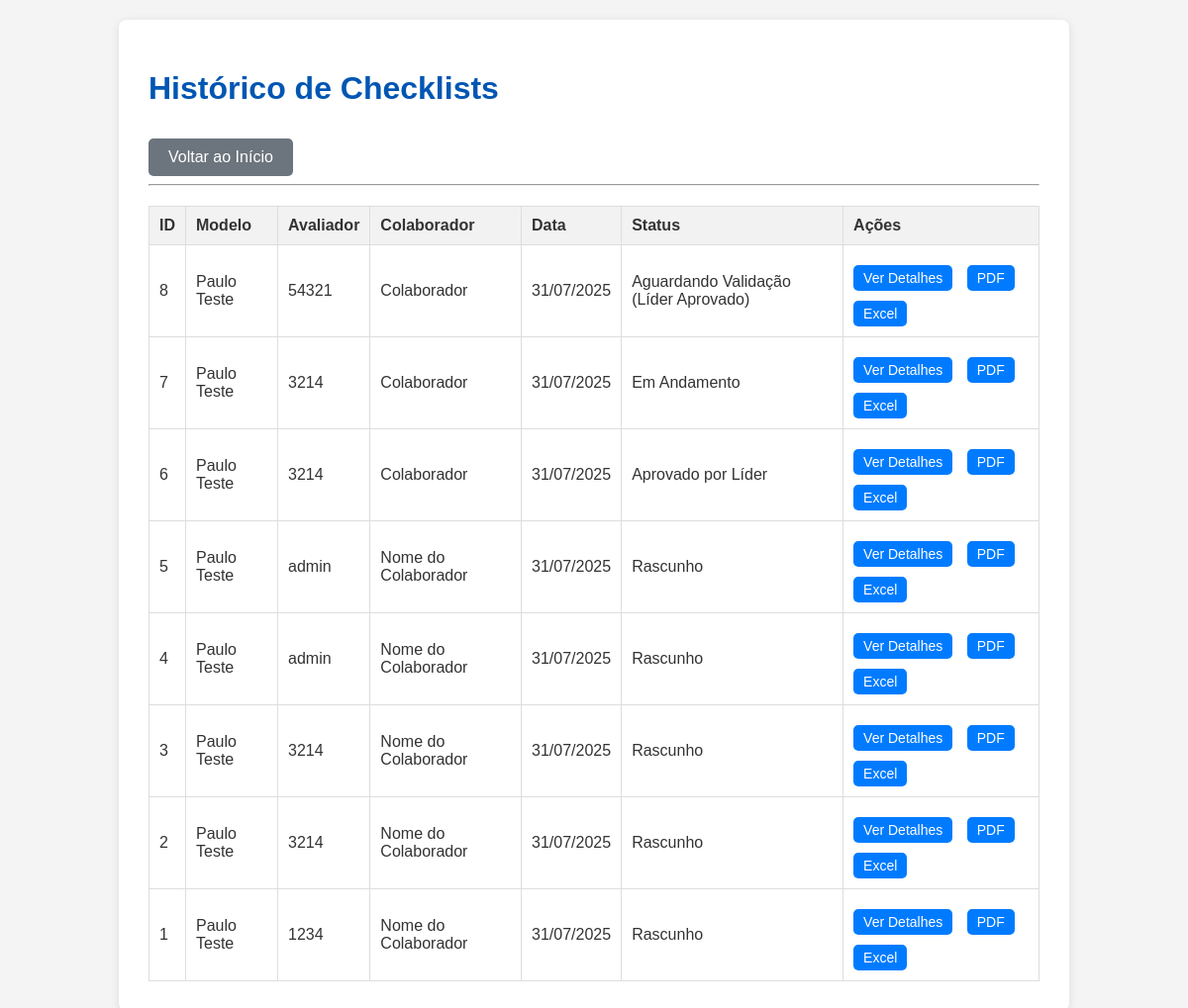
Page /historico (signed in) on the earlier database version.
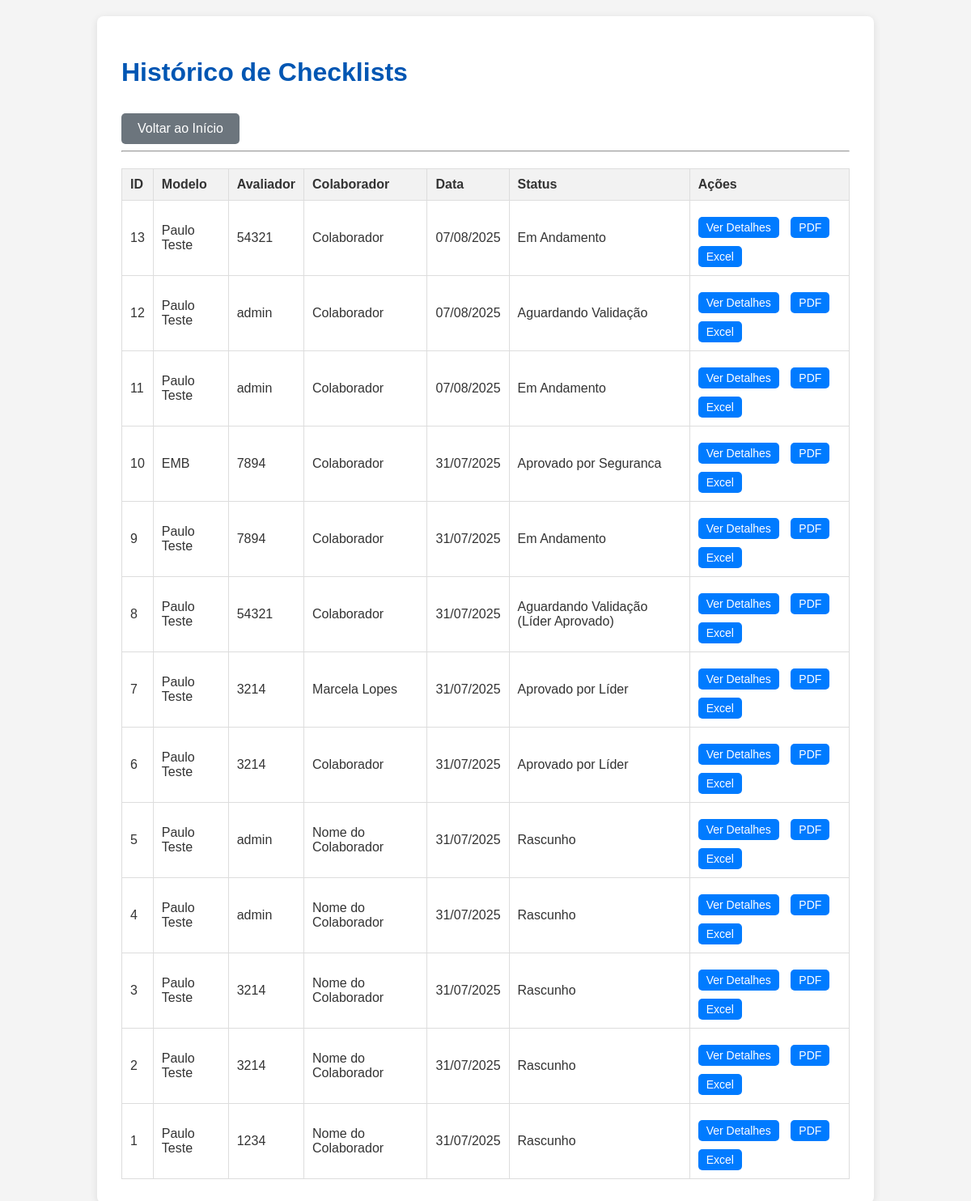
Same page on the later database version.
### models.py (models this page shows, shortened)
class Checklist(db.Model):
    id = db.Column(db.Integer, primary_key=True)
    template_id = db.Column(db.Integer, db.ForeignKey('checklist_template.id', name='fk_checklist_template'), nullable=False) # Named constraint
    created_by_user_id = db.Column(db.Integer, db.ForeignKey('user.id', name='fk_checklist_creator'), nullable=True) # Named constraint
    evaluator_user_id = db.Column(db.Integer, db.ForeignKey('user.id', name='fk_checklist_evaluator'), nullable=True) # Named constraint
    evaluated_employee_name = db.Column(db.String(100), nullable=False)
    employee_matricula = db.Column(db.String(50), nullable=True)
    employee_position = db.Column(db.String(100), nullable=True)
    shift = db.Column(db.String(50), nullable=False)
    area = db.Column(db.String(100), nullable=False)
    training_date = db.Column(db.Date, nullable=False, default=datetime.utcnow().date())
    training_coach = db.Column(db.String(100), nullable=False)
    training_load_hours = db.Column(db.String(50), nullable=True)
    training_process_desc = db.Column(db.Text, nullable=True)
    start_datetime = db.Column(db.DateTime, nullable=True)
    end_datetime = db.Column(db.DateTime, nullable=True)
    current_status = db.Column(db.String(50), default='Rascunho', nullable=False)
    saved_partially = db.Column(db.Boolean, default=True)
    evaluator_signature_data = db.Column(db.LargeBinary, nullable=True)
    evaluator_signature_name = db.Column(db.String(100), nullable=True)
    evaluator_signature_datetime = db.Column(db.DateTime, nullable=True)
    created_at = db.Column(db.DateTime, default=datetime.utcnow)
    updated_at = db.Column(db.DateTime, default=datetime.utcnow, onupdate=datetime.utcnow)
    answers = db.relationship('ChecklistAnswer', backref='checklist', lazy=True)
    validation_logs = db.relationship('ValidationLog', backref='checklist', lazy=True)

class ChecklistTemplate(db.Model):
    id = db.Column(db.Integer, primary_key=True)
    name = db.Column(db.String(200), nullable=False, unique=True)
    description = db.Column(db.Text, nullable=True)
    sector = db.Column(db.String(100), nullable=False)
    is_active = db.Column(db.Boolean, default=True)
    created_at = db.Column(db.DateTime, default=datetime.utcnow)
    updated_at = db.Column(db.DateTime, default=datetime.utcnow, onupdate=datetime.utcnow)
    items = db.relationship('ChecklistItemTemplate', backref='template', lazy=True, order_by='ChecklistItemTemplate.order_index')
    checklists = db.relationship('Checklist', backref='template', lazy=True)

class User(db.Model, UserMixin):
    id = db.Column(db.Integer, primary_key=True)
    username = db.Column(db.String(80), unique=True, nullable=False)
    email = db.Column(db.String(120), unique=True, nullable=False)
    password_hash = db.Column(db.String(128), nullable=False)
    role_id = db.Column(db.Integer, db.ForeignKey('role.id', name='fk_user_role'), nullable=False)  # Named constraint
    is_active = db.Column(db.Boolean, default=True)
    created_at = db.Column(db.DateTime, default=datetime.utcnow)
    checklists_created = db.relationship('Checklist', foreign_keys='Checklist.created_by_user_id', backref='creator', lazy=True)
    checklists_evaluated = db.relationship('Checklist', foreign_keys='Checklist.evaluator_user_id', backref='evaluator', lazy=True)
    validation_logs = db.relationship('ValidationLog', backref='validator', lazy=True)

### routes.py (the view)
@app.route('/historico')
@login_required
def historico():
    checklists = Checklist.query.order_by(Checklist.created_at.desc()).all()
    return render_template('historico.html', checklists=checklists)

### app.py (called while the page is built)
@login_manager.user_loader
def load_user(user_id):
    return User.query.get(int(user_id))

### templates/historico.html (shortened to what this page needs)
<!DOCTYPE html>
<html lang="pt-br">
<head>
    <link rel="stylesheet" href="{{ url_for('static', filename='css/style.css') }}">
</head>
<body>
    <div class="container">
        <header>
            <h1>Histórico de Checklists</h1>
            <a href="{{ url_for('index') }}" class="button secondary">Voltar ao Início</a>
        </header>
        <hr>
        {% if checklists %}
            <table>
                <thead>
                    <tr>
                        <th>ID</th>
                        <th>Modelo</th>
                        <th>Avaliador</th>
                        <th>Colaborador</th>
                        <th>Data</th>
                        <th>Status</th>
                        <th>Ações</th>
                    </tr>
                </thead>
                <tbody>
                    {% for checklist in checklists %}
                        <tr>
                            <td>{{ checklist.id }}</td>
                            <td>{{ checklist.template.name }}</td>
                            <td>{{ checklist.evaluator.username }}</td>
                            <td>{{ checklist.evaluated_employee_name }}</td>
                            <td>{{ checklist.created_at.strftime('%d/%m/%Y') }}</td>
                            <td>{{ checklist.current_status }}</td>
                            <td>
                                <a href="#" class="button small">Ver Detalhes</a>
                                <a href="{{ url_for('gerar_pdf', checklist_id=checklist.id) }}" class="button small">PDF</a>
                                <a href="{{ url_for('gerar_excel', checklist_id=checklist.id) }}" class="button small">Excel</a>
                            </td>
                        </tr>
                    {% endfor %}
                </tbody>
            </table>
        {% else %}
            <p>Nenhum checklist no histórico.</p>
        {% endif %}
    </div>
</body>
</html>

Differences in the rows shown:
added Checklist: id "13", template.name "Paulo Teste", evaluator.username "54321", evaluated_employee_name "Colaborador", created_at "07/08/2025", current_status "Em Andamento"
added Checklist: id "12", template.name "Paulo Teste", evaluator.username "admin", evaluated_employee_name "Colaborador", created_at "07/08/2025", current_status "Aguardando Validação"
added Checklist: id "11", template.name "Paulo Teste", evaluator.username "admin", evaluated_employee_name "Colaborador", created_at "07/08/2025", current_status "Em Andamento"
added Checklist: id "10", template.name "EMB", evaluator.username "7894", evaluated_employee_name "Colaborador", created_at "31/07/2025", current_status "Aprovado por Seguranca"
added Checklist: id "9", template.name "Paulo Teste", evaluator.username "7894", evaluated_employee_name "Colaborador", created_at "31/07/2025", current_status "Em Andamento"
changed Checklist id 7: evaluated_employee_name "Colaborador" → "Marcela Lopes"; current_status "Em Andamento" → "Aprovado por Líder"
